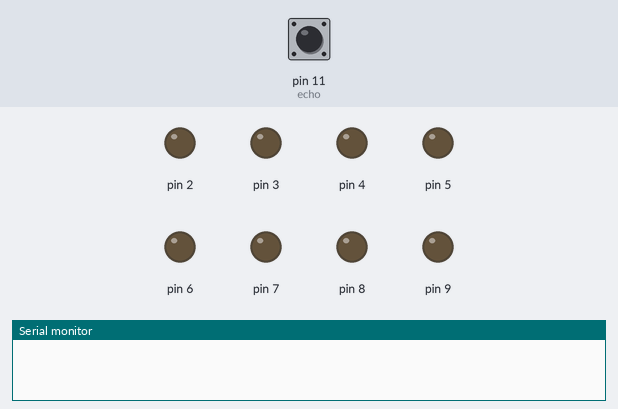
The sketch below on a simulated Arduino Uno, built with avr-gcc and run on an emulated ATmega328P. Parts: output pins drawn as LEDs (lit = HIGH), the last lines printed to the serial monitor. Inputs (shaded band) come from the test bench; at power-on: pin 11 (echo) LOW. Pins used as bus, display or sensor lines are not drawn.

Above: at 1.2 s.
1.3 s: pin 11 (echo) pulsed HIGH 2 times (0.12 s each, 0.3 s apart)
At 2.8 s:
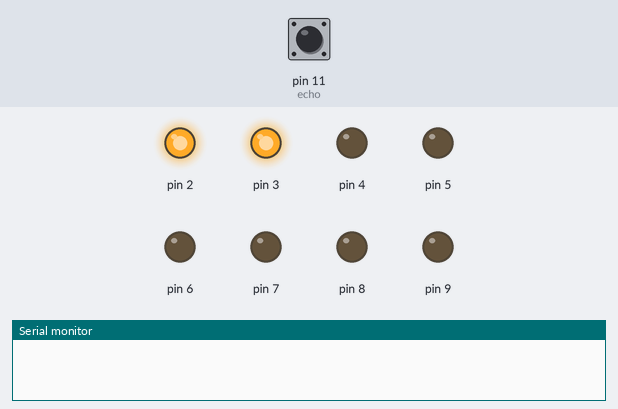
Timing chart, 0 to 4.7 s (numbered marks = the images above; inputs shaded):
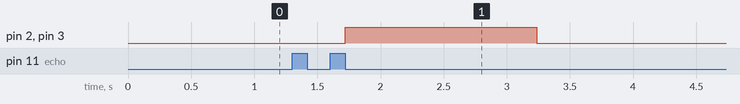

Measured:
- after the input at 1.3 s, pin 2, pin 3: LOW → HIGH after 0.42 s, → LOW 1.5 s later

The sketch:

Ultraschall.ino
```cpp
int LED[] {2, 3, 4, 5, 6, 7, 8, 9};
int bin[] {0, 0, 0, 0, 0, 0, 0, 0};
int num = 0;


const int trigger = 10;
const int echo = 11;

long dauer = 0;
long dauers = 0;
long entfernung = 0;
long entfernungcm = 0;

void setup() {
  for (int i = 0; i <= 8; i++) {
    pinMode(LED[i], OUTPUT);
  }
  pinMode(trigger, OUTPUT);
  pinMode(echo, INPUT);
  Serial.begin(9600);

}

void loop() {
  digitalWrite(trigger, LOW);
  delay(5);
  digitalWrite(trigger, HIGH);
  delay(10);
  digitalWrite(trigger, LOW);
  dauer = pulseIn(echo, HIGH);
  entfernung = (dauer / 2) * 0.034184123151;
  if (entfernung >= 500 || entfernung <= 0) {
    Serial.println(" ");
  }
  else {
    Serial.print(entfernung);
    Serial.println(" cm");
  }
  num  = entfernung;
  for (int r = 0; r <= 8; r++) {
    bin[r] = num % 2;
    num = num / 2;
  }
  for (int e = 0; e <= 8; e++) {
    if (bin[e] == 1) {
      digitalWrite(LED[e], HIGH);
    }
    else if (bin[e] == 0) {
      digitalWrite(LED[e], LOW);
    }
  }
  delay(500);
}
```
